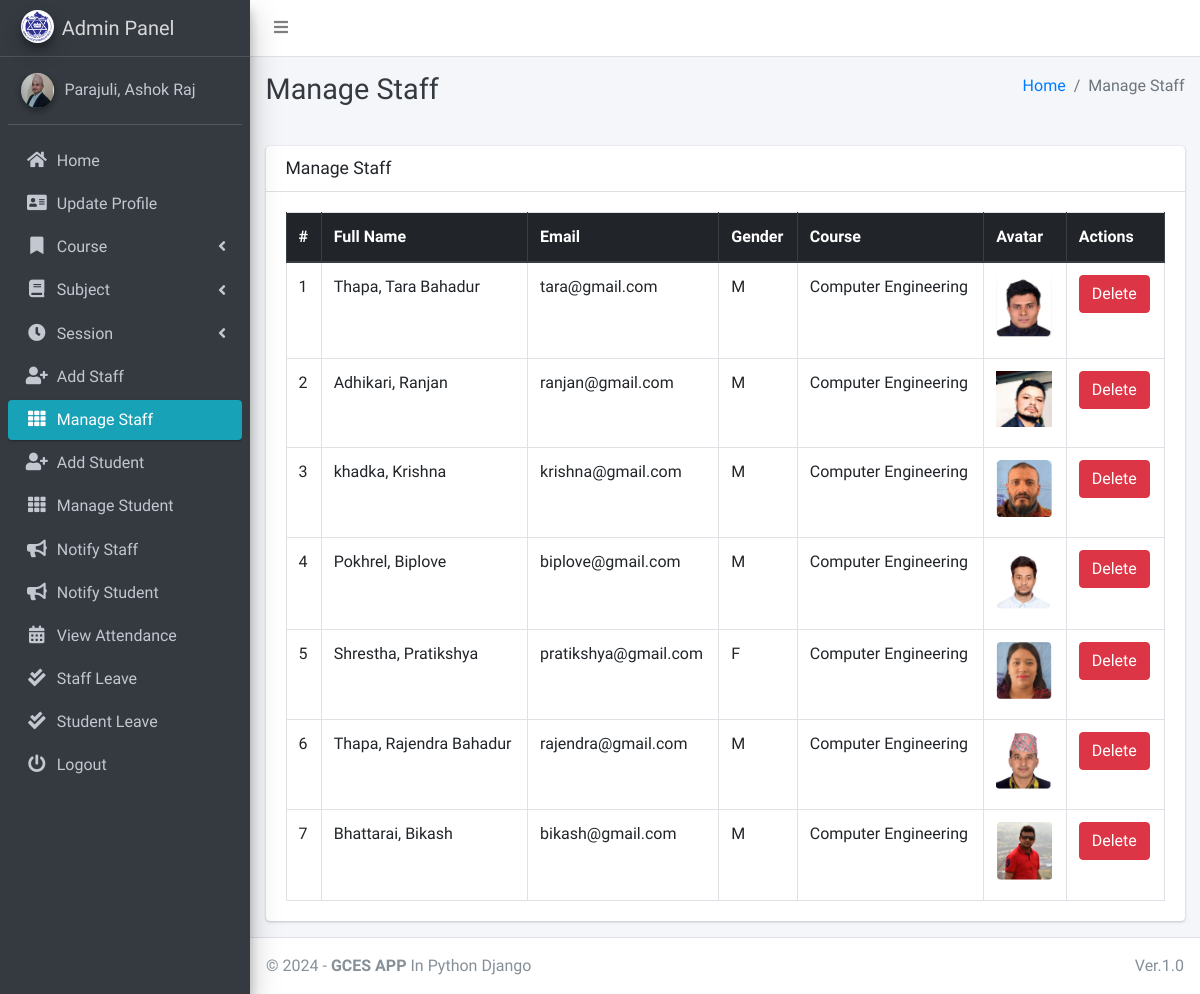
Page /staff/manage/ (signed in) on the committed database.
### main_app/models.py (models this page shows, shortened)
class CustomUser(AbstractUser):
    USER_TYPE = ((1, "HOD"), (2, "Staff"), (3, "Student"))
    GENDER = [("M", "Male"), ("F", "Female")]
    username = None  # Removed username, using email instead
    email = models.EmailField(unique=True)
    user_type = models.CharField(default=1, choices=USER_TYPE, max_length=1)
    gender = models.CharField(max_length=1, choices=GENDER)
    profile_pic = models.ImageField()
    address = models.TextField()
    fcm_token = models.TextField(default="")  # For firebase notifications
    created_at = models.DateTimeField(auto_now_add=True)
    updated_at = models.DateTimeField(auto_now=True)
    USERNAME_FIELD = "email"
    REQUIRED_FIELDS = []
    objects = CustomUserManager()
    def __str__(self):
        return self.last_name + ", " + self.first_name

class Staff(models.Model):
    course = models.ForeignKey(Course, on_delete=models.DO_NOTHING, null=True, blank=False)
    admin = models.OneToOneField(CustomUser, on_delete=models.CASCADE)

class Course(models.Model):
    name = models.CharField(max_length=120)
    created_at = models.DateTimeField(auto_now_add=True)
    updated_at = models.DateTimeField(auto_now=True)

### main_app/hod_views.py (the view)
# urls.py: path("staff/manage/", hod_views.manage_staff, name='manage_staff'),
def manage_staff(request):
    allStaff = CustomUser.objects.filter(user_type=2)
    context = {
        'allStaff': allStaff,
        'page_title': 'Manage Staff'
    }
    return render(request, "hod_template/manage_staff.html", context)

### main_app/templates/hod_template/manage_staff.html
{% extends 'main_app/base.html' %}
{% load static %}
{% block page_title %}{{page_title}}{% endblock page_title %}
{% block content %}
<section class="content">
    <div class="container-fluid">
        <div class="row">
            <div class="col-md-12">
                <div class="card">
                    <div class="card-header">
                        <h3 class="card-title">{{page_title}}</h3>
                    </div>
                    <div class="card-body">
                        <table id="example2" class="table table-bordered table-hover">
                            <thead class="thead-dark">
                                <tr>
                                    <th>#</th>
                                    <th>Full Name</th>
                                    <th>Email</th>
                                    <th>Gender</th>
                                    <th>Course</th>
                                    <th>Avatar</th>
                                    <th>Actions</th>
                                </tr>
                            </thead>
                            <tbody>
                                {% for staff in allStaff %}
                                <tr>
                                    <td>{{ forloop.counter }}</td>
                                    <td>{{staff.last_name}}, {{staff.first_name}}</td>
                                    <td>{{staff.email}}</td>
                                    <td>{{staff.gender}}</td>
                                    <td>{{staff.staff.course.name}}</td>
                                    <td>
                                        {% if staff.profile_pic == ""  %}
                                        No Image
                                        {% else %}
                                        <img class="img img-fluid mb-2" height="56" width="56"
                                            src="{{staff.profile_pic}}" alt="">
                                        {% endif %}
                                    </td>
                                    <td>
                                        <a href="{% url 'delete_staff' staff.staff.id %}" class="btn btn-danger" onclick="return confirm('Are you sure about this ?')">Delete</a>
                                    </td>
                                </tr>
                                {% endfor %}
                            </tbody>
                        </table>
                    </div>
                </div>
            </div>
        </div>
    </div>
</section>
{% endblock content %}

### main_app/templates/main_app/base.html (shortened to what this page needs)
{% load static %}
<!DOCTYPE html>
<html>
<head>
    <link rel="stylesheet" href="{% static 'plugins/fontawesome-free/css/all.min.css'%} ">
    <link rel="stylesheet" href="https://code.ionicframework.com/ionicons/2.0.1/css/ionicons.min.css">
    <link rel="stylesheet"
        href="{% static 'plugins/tempusdominus-bootstrap-4/css/tempusdominus-bootstrap-4.min.css'%} ">
    <link rel="stylesheet" href="{% static 'plugins/icheck-bootstrap/icheck-bootstrap.min.css'%} ">
    <link rel="stylesheet" href="{% static 'dist/css/adminlte.min.css'%} ">
    <link rel="stylesheet" href="{% static 'plugins/overlayScrollbars/css/OverlayScrollbars.min.css'%} ">
    <link rel="stylesheet" href="{% static 'plugins/daterangepicker/daterangepicker.css'%} ">
</head>
<body class="hold-transition sidebar-mini layout-fixed">
    <div class="wrapper">
        <nav class="main-header navbar navbar-expand navbar-white navbar-light">
            <ul class="navbar-nav">
                <li class="nav-item">
                    <a class="nav-link" data-widget="pushmenu" href="#"><i class="fas fa-bars"></i></a>
                </li>
            </ul>
        </nav>
        {% include "main_app/sidebar_template.html" with user=user %}
        <div class="content-wrapper">
            <div class="content-header">
                <div class="container-fluid">
                    <div class="row mb-2">
                        <div class="col-sm-6">
                            <h1 class="m-0 text-dark">{% block page_title %}{% endblock page_title %}</h1>
                        </div>
                        <div class="col-sm-6">
                            <ol class="breadcrumb float-sm-right">
                                <li class="breadcrumb-item"><a href="#">Home</a></li>
                                <li class="breadcrumb-item active">{{ page_title }}</li>
                            </ol>
                        </div>
                    </div>
                </div>
            </div>
<section class="content">
    <div class="container-fluid">
        <div class="row">
            <div class="col-md-12">
            </div></div></div></section>
            {% block content %}
            {% endblock content %}
        </div>
        {% include "main_app/footer.html" %}
    </div>
</body>
</html>

### main_app/templates/main_app/sidebar_template.html (shortened to what this page needs)
{% load static %}
<aside class="main-sidebar sidebar-dark-info elevation-4">
    {% if request.user.user_type == '1' %}
    <a href="{% url 'admin_home' %}" class="brand-link">
        <img src="{% static 'dist/img/gces.png' %} " alt="AdminLTE Logo"
            class="brand-image img-circle elevation-3" >
        <span class="brand-text font-weight-light">Admin Panel</span>
    </a>
    <div class="sidebar">
        <div class="user-panel mt-3 pb-3 mb-3 d-flex">
            <div class="image">
                <img src="{{ request.user.profile_pic}}" class="img-circle elevation-2" alt="User Image">
            </div>
            <div class="info">
                <a href="#" class="d-block">{{user}}</a>
            </div>
        </div>
        <nav class="mt-2">
            <ul class="nav nav-pills nav-sidebar flex-column" data-widget="treeview" role="menu" data-accordion="false">
                <li class="nav-item">
                    {% url 'admin_home' as admin_home %}
                    <a href="{{admin_home}}" class="nav-link {% if admin_home == request.path %} active {% endif %}">
                        <i class="nav-icon fas fa-home"></i>
                        <p>
                            Home
                        </p>
                    </a>
                </li>
                <li class="nav-item">
                    {% url 'admin_view_profile' as admin_view_profile %}
                    <a href="{{admin_view_profile}}"
                        class="nav-link {% if admin_view_profile == request.path %} active {% endif %}">
                        <i class="nav-icon fas fa-address-card"></i>
                        <p>
                            Update Profile
                        </p>
                    </a>
                </li>
                <li class="nav-item has-treeview">
                    <a href="#" class="nav-link">
                        <i class="nav-icon fas fa-bookmark"></i>
                        <p>
                            Course
                            <i class="fas fa-angle-left right"></i>
                        </p>
                    </a>
                </li>
                <li class="nav-item has-treeview">
                    <a href="#" class="nav-link">
                        <i class="nav-icon fas fa-book"></i>
                        <p>
                            Subject
                            <i class="fas fa-angle-left right"></i>
                        </p>
                    </a>
                </li>
                <li class="nav-item has-treeview">
                    <a href="#" class="nav-link">
                        <i class="nav-icon fas fa-clock"></i>
                        <p>
                            Session
                            <i class="fas fa-angle-left right"></i>
                        </p>
                    </a>
                </li>
                <li class="nav-item">
                    {% url 'add_staff' as add_staff %}
                    <a href="{{add_staff}}" class="nav-link {% if add_staff == request.path %} active {% endif %}">
                        <i class="nav-icon fas fa-user-plus"></i>
                        <p>
                            Add Staff
                        </p>
                    </a>
                </li>
                <li class="nav-item">
                    {% url 'manage_staff' as manage_staff %}
                    {% url 'edit_staff' staff_id as edit_staff %}
                    <a href="{{manage_staff}}"
                        class="nav-link {% if manage_staff == request.path or request.path == edit_staff %} active {% endif %}">
                        <i class="nav-icon fas fa-th"></i>
                        <p>
                            Manage Staff
                        </p>
                    </a>
                </li>
                <li class="nav-item">
                    {% url 'add_student' as add_student%}
                    <a href="{{add_student}}" class="nav-link  {% if add_student == request.path %} active {% endif %}">
                        <i class="nav-icon fas fa-user-plus"></i>
                        <p>
                            Add Student
                        </p>
                    </a>
                </li>
                <li class="nav-item">
                    {% url 'manage_student' as manage_student %}
                    {% url 'edit_student' student_id as edit_student %}
                    <a href="{{manage_student}}"
                        class="nav-link  {% if edit_student == request.path or manage_student == request.path %} active {% endif %}">
                        <i class="nav-icon fas fa-th"></i>
                        <p>
                            Manage Student
                        </p>
                    </a>
                </li>
                <li class="nav-item">
                    {% url 'admin_notify_staff' as admin_notify_staff %}
                    <a href="{{admin_notify_staff}}"
                        class="nav-link {% if admin_notify_staff == request.path %} active {% endif %}">
                        <i class="nav-icon fas fa-bullhorn"></i>
                        <p>
                            Notify Staff
                        </p>
                    </a>
                </li>
                <li class="nav-item">
                    {% url 'admin_notify_student' as admin_notify_student %}
                    <a href="{{admin_notify_student}}"
                        class="nav-link {% if admin_notify_student == request.path %} active {% endif %}">
                        <i class="nav-icon fas fa-bullhorn"></i>
                        <p>
                            Notify Student
                        </p>
                    </a>
                </li>
                <li class="nav-item">
                    {% url 'admin_view_attendance' as admin_view_attendance %}
                <li class="nav-item">
                    <a href="{{admin_view_attendance}}"
                        class="nav-link  {% if admin_view_attendance == request.path %} active {% endif %}">
                        <i class="nav-icon fas fa-calendar-alt"></i>
                        <p>
                            View Attendance
                        </p>
                    </a>
                </li>
                <li class="nav-item">
                    {% url 'view_staff_leave' as view_staff_leave %}
                    <a href="{{view_staff_leave}}"
                        class="nav-link  {% if view_staff_leave == request.path %} active {% endif %}">
                        <i class="nav-icon fas fa-check-double"></i>
                        <p>
                            Staff Leave
                        </p>
                    </a>
                </li>
                <li class="nav-item">
                    {% url 'view_student_leave' as view_student_leave %}
                    <a href="{% url 'view_student_leave' %}"
                        class="nav-link  {% if view_student_leave == request.path %} active {% endif %}">
                        <i class="nav-icon fas fa-check-double"></i>
                        <p>
                            Student Leave
                        </p>
                    </a>
                </li>
                                        {% endif %}
                                        <li class="nav-item">
                                            <a href="{% url 'user_logout' %}"
                                                onclick="return confirm('Your session would be terminated.\n\nProceed?')"
                                                class="nav-link">
                                                <i class="nav-icon fas fa-power-off"></i>
                                                <p>
                                                    Logout
                                                </p>
                                            </a>
                                        </li>
                                    </ul>
                                </nav>
                            </div>
</aside>

### main_app/templates/main_app/footer.html
<footer class="main-footer">
    &copy; {% now "Y" %} - <strong>GCES APP</strong>
    In Python Django
    <div class="float-right d-none d-sm-inline-block">
       Ver.1.0
    </div>
</footer>

### rows in the picture
CustomUser: last_name+first_name "Parajuli, Ashok Raj"
CustomUser: last_name "Thapa", first_name "Tara Bahadur", email "tara@gmail.com", gender "M", staff.course.name "Computer Engineering", shows a picture
CustomUser: last_name "Adhikari", first_name "Ranjan", email "ranjan@gmail.com", gender "M", staff.course.name "Computer Engineering", profile_pic (picture)
CustomUser: last_name "khadka", first_name "Krishna", email "krishna@gmail.com", gender "M", staff.course.name "Computer Engineering", shows a picture
CustomUser: last_name "Pokhrel", first_name "Biplove", email "biplove@gmail.com", gender "M", staff.course.name "Computer Engineering", shows a picture
CustomUser: last_name "Shrestha", first_name "Pratikshya", email "pratikshya@gmail.com", gender "F", staff.course.name "Computer Engineering", shows a picture
CustomUser: last_name "Thapa", first_name "Rajendra Bahadur", email "rajendra@gmail.com", gender "M", staff.course.name "Computer Engineering", shows a picture
CustomUser: last_name "Bhattarai", first_name "Bikash", email "bikash@gmail.com", gender "M", staff.course.name "Computer Engineering", shows a picture

### other values in the picture
{{ page_title }} "Manage Staff"
